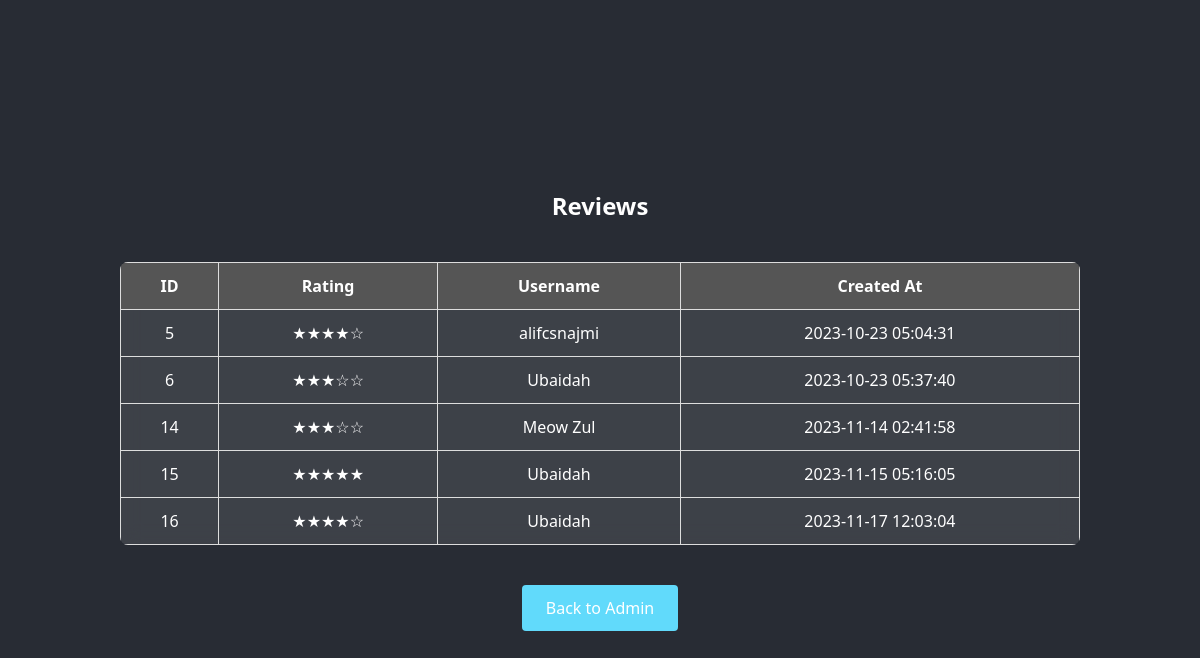
Screenshot of /reviews.php with the database file from the repository.
### tables this page shows
CREATE TABLE `reviews` (
  `id` int(11) NOT NULL,
  `rating` int(1) NOT NULL,
  `username` varchar(50) NOT NULL,
  `created_at` timestamp NOT NULL DEFAULT current_timestamp()
);

### db.php (called while the page is built, shortened)
<?php
$servername = "localhost";
$username = "root";
$password = "";
$dbname = "user_registration";
$conn = new mysqli($servername, $username, $password, $dbname);
function getReviews() {
    global $conn;
    $sql = "SELECT * FROM reviews";
    $result = $conn->query($sql);
    if ($result->num_rows > 0) {
        while ($row = $result->fetch_assoc()) {
            $reviews[] = $row;
        }
        return $reviews;
    } else {
        return false;
    }
}
function stars($rating) {
    $output = '';
    for ($i = 1; $i <= 5; $i++) {
        $output .= ($i <= $rating) ? '★' : '☆';
    }
    return $output;
}
?>

### reviews.php (the view, shortened to what this page needs)
<?php
include 'db.php';
$reviews = getReviews();
?>
<!DOCTYPE html>
<html lang="en">
<head>
</head>
<body>
<h2>Reviews</h2>
<table>
    <tr>
        <th>ID</th>
        <th>Rating</th>
        <th>Username</th>
        <th>Created At</th>
    </tr>
    <?php foreach ($reviews as $review) : ?>
        <tr>
            <td><?php echo $review['id']; ?></td>
            <td><?php echo stars($review['rating']); ?></td>
            <td><?php echo $review['username']; ?></td>
            <td><?php echo $review['created_at']; ?></td>
        </tr>
    <?php endforeach; ?>
</table>
<a class="back-button" href="admin.php">Back to Admin</a>
</body>
</html>

### reviews.php (style rules this page uses)
body { font-family: 'Segoe UI', Tahoma, Geneva, Verdana, sans-serif; background: #282c34; color: #fff; margin: 0; display: flex; flex-direction: column; align-items: center; justify-content: center; height: 100vh; overflow: hidden; }
table { width: 80%; border-collapse: collapse; margin: 20px; text-align: center; border-radius: 8px; overflow: hidden; backdrop-filter: blur(10px); background: rgba(255, 255, 255, 0.1); }
th, td { border: 1px solid #ddd; padding: 12px; }
th { background-color: #555; color: #fff; }
.back-button { background-color: #61dafb; color: #fff; border: none; padding: 12px 24px; cursor: pointer; border-radius: 4px; margin-top: 20px; text-decoration: none; font-size: 16px; transition: background-color 0.3s ease; }

### rows the page displays
reviews: id "5", rating "★★★★☆", username "alifcsnajmi", created_at "2023-10-23 05:04:31"
reviews: id "6", rating "★★★☆☆", username "Ubaidah", created_at "2023-10-23 05:37:40"
reviews: id "14", rating "★★★☆☆", username "Meow Zul", created_at "2023-11-14 02:41:58"
reviews: id "15", rating "★★★★★", username "Ubaidah", created_at "2023-11-15 05:16:05"
reviews: id "16", rating "★★★★☆", username "Ubaidah", created_at "2023-11-17 12:03:04"
